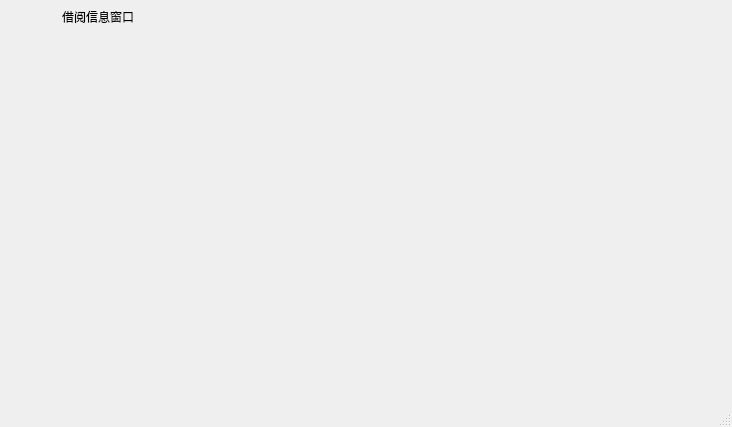
<?xml version="1.0" encoding="UTF-8"?>
<ui version="4.0">
 <class>BorrowInfoDialog</class>
 <widget class="QDialog" name="BorrowInfoDialog">
  <property name="geometry">
   <rect>
    <x>0</x>
    <y>0</y>
    <width>732</width>
    <height>427</height>
   </rect>
  </property>
  <property name="windowTitle">
   <string>窗口</string>
  </property>
  <property name="sizeGripEnabled">
   <bool>true</bool>
  </property>
  <widget class="QWidget" name="widget_title" native="true">
   <property name="geometry">
    <rect>
     <x>0</x>
     <y>0</y>
     <width>222</width>
     <height>33</height>
    </rect>
   </property>
   <property name="sizePolicy">
    <sizepolicy hsizetype="Preferred" vsizetype="Fixed">
     <horstretch>0</horstretch>
     <verstretch>0</verstretch>
    </sizepolicy>
   </property>
   <property name="minimumSize">
    <size>
     <width>100</width>
     <height>33</height>
    </size>
   </property>
   <layout class="QHBoxLayout" name="horizontalLayout_2">
    <property name="spacing">
     <number>0</number>
    </property>
    <property name="leftMargin">
     <number>0</number>
    </property>
    <property name="topMargin">
     <number>0</number>
    </property>
    <property name="rightMargin">
     <number>0</number>
    </property>
    <property name="bottomMargin">
     <number>0</number>
    </property>
    <item>
     <widget class="QPushButton" name="btn_Icon">
      <property name="enabled">
       <bool>false</bool>
      </property>
      <property name="font">
       <font>
        <pointsize>15</pointsize>
       </font>
      </property>
      <property name="focusPolicy">
       <enum>Qt::NoFocus</enum>
      </property>
      <property name="text">
       <string/>
      </property>
      <property name="flat">
       <bool>true</bool>
      </property>
     </widget>
    </item>
    <item>
     <widget class="QLabel" name="lab_Title">
      <property name="sizePolicy">
       <sizepolicy hsizetype="Expanding" vsizetype="Preferred">
        <horstretch>0</horstretch>
        <verstretch>0</verstretch>
       </sizepolicy>
      </property>
      <property name="styleSheet">
       <string notr="true">font: 10pt &quot;微软雅黑&quot;;</string>
      </property>
      <property name="text">
       <string>借阅信息窗口</string>
      </property>
      <property name="alignment">
       <set>Qt::AlignLeading|Qt::AlignLeft|Qt::AlignVCenter</set>
      </property>
     </widget>
    </item>
    <item>
     <widget class="QWidget" name="widget_menu" native="true">
      <property name="sizePolicy">
       <sizepolicy hsizetype="Minimum" vsizetype="Preferred">
        <horstretch>0</horstretch>
        <verstretch>0</verstretch>
       </sizepolicy>
      </property>
      <property name="layoutDirection">
       <enum>Qt::RightToLeft</enum>
      </property>
      <layout class="QHBoxLayout" name="horizontalLayout">
       <property name="spacing">
        <number>0</number>
       </property>
       <property name="leftMargin">
        <number>0</number>
       </property>
       <property name="topMargin">
        <number>0</number>
       </property>
       <property name="rightMargin">
        <number>0</number>
       </property>
       <property name="bottomMargin">
        <number>0</number>
       </property>
       <item>
        <widget class="QPushButton" name="btnMenu_Close">
         <property name="sizePolicy">
          <sizepolicy hsizetype="Minimum" vsizetype="Expanding">
           <horstretch>0</horstretch>
           <verstretch>0</verstretch>
          </sizepolicy>
         </property>
         <property name="minimumSize">
          <size>
           <width>40</width>
           <height>0</height>
          </size>
         </property>
         <property name="font">
          <font>
           <pointsize>10</pointsize>
          </font>
         </property>
         <property name="cursor">
          <cursorShape>ArrowCursor</cursorShape>
         </property>
         <property name="focusPolicy">
          <enum>Qt::NoFocus</enum>
         </property>
         <property name="toolTip">
          <string>关闭</string>
         </property>
         <property name="styleSheet">
          <string notr="true"/>
         </property>
         <property name="text">
          <string/>
         </property>
         <property name="flat">
          <bool>true</bool>
         </property>
        </widget>
       </item>
       <item>
        <widget class="QPushButton" name="btnMenu_Max">
         <property name="sizePolicy">
          <sizepolicy hsizetype="Minimum" vsizetype="Expanding">
           <horstretch>0</horstretch>
           <verstretch>0</verstretch>
          </sizepolicy>
         </property>
         <property name="minimumSize">
          <size>
           <width>31</width>
           <height>0</height>
          </size>
         </property>
         <property name="font">
          <font>
           <pointsize>10</pointsize>
          </font>
         </property>
         <property name="cursor">
          <cursorShape>ArrowCursor</cursorShape>
         </property>
         <property name="focusPolicy">
          <enum>Qt::NoFocus</enum>
         </property>
         <property name="toolTip">
          <string>最大化</string>
         </property>
         <property name="text">
          <string/>
         </property>
         <property name="flat">
          <bool>true</bool>
         </property>
        </widget>
       </item>
       <item>
        <widget class="QPushButton" name="btnMenu_Min">
         <property name="sizePolicy">
          <sizepolicy hsizetype="Minimum" vsizetype="Expanding">
           <horstretch>0</horstretch>
           <verstretch>0</verstretch>
          </sizepolicy>
         </property>
         <property name="minimumSize">
          <size>
           <width>31</width>
           <height>0</height>
          </size>
         </property>
         <property name="font">
          <font>
           <pointsize>10</pointsize>
          </font>
         </property>
         <property name="cursor">
          <cursorShape>ArrowCursor</cursorShape>
         </property>
         <property name="focusPolicy">
          <enum>Qt::NoFocus</enum>
         </property>
         <property name="toolTip">
          <string>最小化</string>
         </property>
         <property name="text">
          <string/>
         </property>
         <property name="flat">
          <bool>true</bool>
         </property>
        </widget>
       </item>
       <item>
        <widget class="QPushButton" name="btnMenu">
         <property name="sizePolicy">
          <sizepolicy hsizetype="Minimum" vsizetype="Expanding">
           <horstretch>0</horstretch>
           <verstretch>0</verstretch>
          </sizepolicy>
         </property>
         <property name="minimumSize">
          <size>
           <width>31</width>
           <height>0</height>
          </size>
         </property>
         <property name="font">
          <font>
           <pointsize>10</pointsize>
          </font>
         </property>
         <property name="cursor">
          <cursorShape>ArrowCursor</cursorShape>
         </property>
         <property name="focusPolicy">
          <enum>Qt::NoFocus</enum>
         </property>
         <property name="toolTip">
          <string>菜单</string>
         </property>
         <property name="layoutDirection">
          <enum>Qt::RightToLeft</enum>
         </property>
         <property name="text">
          <string/>
         </property>
         <property name="flat">
          <bool>true</bool>
         </property>
        </widget>
       </item>
      </layout>
     </widget>
    </item>
   </layout>
  </widget>
 </widget>
 <resources/>
 <connections/>
</ui>
